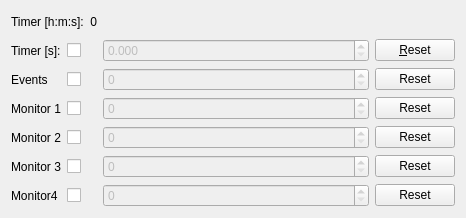
         <widget class="QWidget" name="statusMeasTab">
          <attribute name="title">
           <string>Meas. data</string>
          </attribute>
          <layout class="QGridLayout" name="gridLayout_24">
           <item row="0" column="0" colspan="2">
            <widget class="QLabel" name="textLabel1_2_3_2_3">
             <property name="text">
              <string>Timer [h:m:s]:</string>
             </property>
             <property name="wordWrap">
              <bool>false</bool>
             </property>
            </widget>
           </item>
           <item row="0" column="2">
            <widget class="QLabel" name="mTimeText">
             <property name="text">
              <string>0</string>
             </property>
             <property name="alignment">
              <set>Qt::AlignRight|Qt::AlignTrailing|Qt::AlignVCenter</set>
             </property>
             <property name="wordWrap">
              <bool>false</bool>
             </property>
            </widget>
           </item>
           <item row="0" column="3">
            <spacer name="horizontalSpacer">
             <property name="orientation">
              <enum>Qt::Horizontal</enum>
             </property>
             <property name="sizeHint" stdset="0">
              <size>
               <width>266</width>
               <height>22</height>
              </size>
             </property>
            </spacer>
           </item>
           <item row="1" column="0">
            <widget class="QLabel" name="textLabel1_2_3_2_3_2">
             <property name="text">
              <string>Timer [s]:</string>
             </property>
             <property name="wordWrap">
              <bool>false</bool>
             </property>
            </widget>
           </item>
           <item row="1" column="3">
            <widget class="QDoubleSpinBox" name="tPreset">
             <property name="enabled">
              <bool>false</bool>
             </property>
             <property name="toolTip">
              <string>preset value for timer</string>
             </property>
             <property name="accelerated">
              <bool>true</bool>
             </property>
             <property name="decimals">
              <number>3</number>
             </property>
             <property name="maximum">
              <double>999999999.000000000000000</double>
             </property>
            </widget>
           </item>
           <item row="1" column="6" colspan="2">
            <widget class="QPushButton" name="tResetButton">
             <property name="toolTip">
              <string>reset timer</string>
             </property>
             <property name="text">
              <string>&amp;Reset</string>
             </property>
             <property name="checkable">
              <bool>false</bool>
             </property>
            </widget>
           </item>
           <item row="2" column="0">
            <widget class="QLabel" name="textLabel1">
             <property name="text">
              <string>Events</string>
             </property>
             <property name="wordWrap">
              <bool>false</bool>
             </property>
            </widget>
           </item>
           <item row="2" column="3">
            <widget class="QSpinBox" name="ePreset">
             <property name="enabled">
              <bool>false</bool>
             </property>
             <property name="toolTip">
              <string>preset value for event counter</string>
             </property>
             <property name="maximum">
              <number>2000000000</number>
             </property>
             <property name="singleStep">
              <number>10000</number>
             </property>
            </widget>
           </item>
           <item row="2" column="6" colspan="2">
            <widget class="QPushButton" name="eResetButton">
             <property name="toolTip">
              <string>reset event counter</string>
             </property>
             <property name="text">
              <string>Reset</string>
             </property>
             <property name="checkable">
              <bool>false</bool>
             </property>
            </widget>
           </item>
           <item row="3" column="0">
            <widget class="QLabel" name="textLabel1_11">
             <property name="text">
              <string>Monitor 1</string>
             </property>
             <property name="wordWrap">
              <bool>false</bool>
             </property>
            </widget>
           </item>
           <item row="3" column="3">
            <widget class="QSpinBox" name="m1Preset">
             <property name="enabled">
              <bool>false</bool>
             </property>
             <property name="toolTip">
              <string>preset value for monitor 1</string>
             </property>
             <property name="maximum">
              <number>2000000000</number>
             </property>
             <property name="singleStep">
              <number>1000</number>
             </property>
            </widget>
           </item>
           <item row="3" column="6" colspan="2">
            <widget class="QPushButton" name="m1ResetButton">
             <property name="toolTip">
              <string>reset monitor 1</string>
             </property>
             <property name="text">
              <string>Reset</string>
             </property>
             <property name="checkable">
              <bool>false</bool>
             </property>
            </widget>
           </item>
           <item row="7" column="0">
            <widget class="QLabel" name="textLabel1_11_3">
             <property name="text">
              <string>Monitor 3</string>
             </property>
             <property name="wordWrap">
              <bool>false</bool>
             </property>
            </widget>
           </item>
           <item row="7" column="3">
            <widget class="QSpinBox" name="m3Preset">
             <property name="enabled">
              <bool>false</bool>
             </property>
             <property name="toolTip">
              <string>preset value for monitor 2</string>
             </property>
             <property name="maximum">
              <number>2000000000</number>
             </property>
             <property name="singleStep">
              <number>1000</number>
             </property>
            </widget>
           </item>
           <item row="7" column="6" colspan="2">
            <widget class="QPushButton" name="m3ResetButton">
             <property name="toolTip">
              <string>reset monitor 2</string>
             </property>
             <property name="text">
              <string>Reset</string>
             </property>
             <property name="checkable">
              <bool>false</bool>
             </property>
            </widget>
           </item>
           <item row="8" column="0">
            <widget class="QLabel" name="textLabel1_11_4">
             <property name="text">
              <string>Monitor4</string>
             </property>
             <property name="wordWrap">
              <bool>false</bool>
             </property>
            </widget>
           </item>
           <item row="8" column="3">
            <widget class="QSpinBox" name="m4Preset">
             <property name="enabled">
              <bool>false</bool>
             </property>
             <property name="toolTip">
              <string>preset value for monitor 2</string>
             </property>
             <property name="maximum">
              <number>2000000000</number>
             </property>
             <property name="singleStep">
              <number>1000</number>
             </property>
            </widget>
           </item>
           <item row="8" column="6" colspan="2">
            <widget class="QPushButton" name="m4ResetButton">
             <property name="toolTip">
              <string>reset monitor 2</string>
             </property>
             <property name="text">
              <string>Reset</string>
             </property>
             <property name="checkable">
              <bool>false</bool>
             </property>
            </widget>
           </item>
           <item row="5" column="0">
            <widget class="QLabel" name="textLabel1_11_2">
             <property name="text">
              <string>Monitor 2</string>
             </property>
             <property name="wordWrap">
              <bool>false</bool>
             </property>
            </widget>
           </item>
           <item row="5" column="3">
            <widget class="QSpinBox" name="m2Preset">
             <property name="enabled">
              <bool>false</bool>
             </property>
             <property name="toolTip">
              <string>preset value for monitor 2</string>
             </property>
             <property name="maximum">
              <number>2000000000</number>
             </property>
             <property name="singleStep">
              <number>1000</number>
             </property>
            </widget>
           </item>
           <item row="5" column="6" colspan="2">
            <widget class="QPushButton" name="m2ResetButton">
             <property name="toolTip">
              <string>reset monitor 2</string>
             </property>
             <property name="text">
              <string>Reset</string>
             </property>
             <property name="checkable">
              <bool>false</bool>
             </property>
            </widget>
           </item>
           <item row="1" column="1" colspan="2">
            <widget class="QCheckBox" name="tPresetButton">
             <property name="toolTip">
              <string>activate preset for timer</string>
             </property>
             <property name="text">
              <string/>
             </property>
             <property name="checkable">
              <bool>true</bool>
             </property>
            </widget>
           </item>
           <item row="2" column="1" colspan="2">
            <widget class="QCheckBox" name="ePresetButton">
             <property name="toolTip">
              <string>activate preset for event counter</string>
             </property>
             <property name="text">
              <string/>
             </property>
             <property name="checkable">
              <bool>true</bool>
             </property>
            </widget>
           </item>
           <item row="3" column="1" colspan="2">
            <widget class="QCheckBox" name="m1PresetButton">
             <property name="toolTip">
              <string>activate preset for monitor 1</string>
             </property>
             <property name="text">
              <string/>
             </property>
             <property name="checkable">
              <bool>true</bool>
             </property>
            </widget>
           </item>
           <item row="5" column="1" colspan="2">
            <widget class="QCheckBox" name="m2PresetButton">
             <property name="toolTip">
              <string>activate preset for monitor 2</string>
             </property>
             <property name="text">
              <string/>
             </property>
             <property name="checkable">
              <bool>true</bool>
             </property>
            </widget>
           </item>
           <item row="7" column="1" colspan="2">
            <widget class="QCheckBox" name="m3PresetButton">
             <property name="toolTip">
              <string>activate preset for monitor 2</string>
             </property>
             <property name="text">
              <string/>
             </property>
             <property name="checkable">
              <bool>true</bool>
             </property>
            </widget>
           </item>
           <item row="8" column="1" colspan="2">
            <widget class="QCheckBox" name="m4PresetButton">
             <property name="toolTip">
              <string>activate preset for monitor 2</string>
             </property>
             <property name="text">
              <string/>
             </property>
             <property name="checkable">
              <bool>true</bool>
             </property>
            </widget>
           </item>
          </layout>
         </widget>
